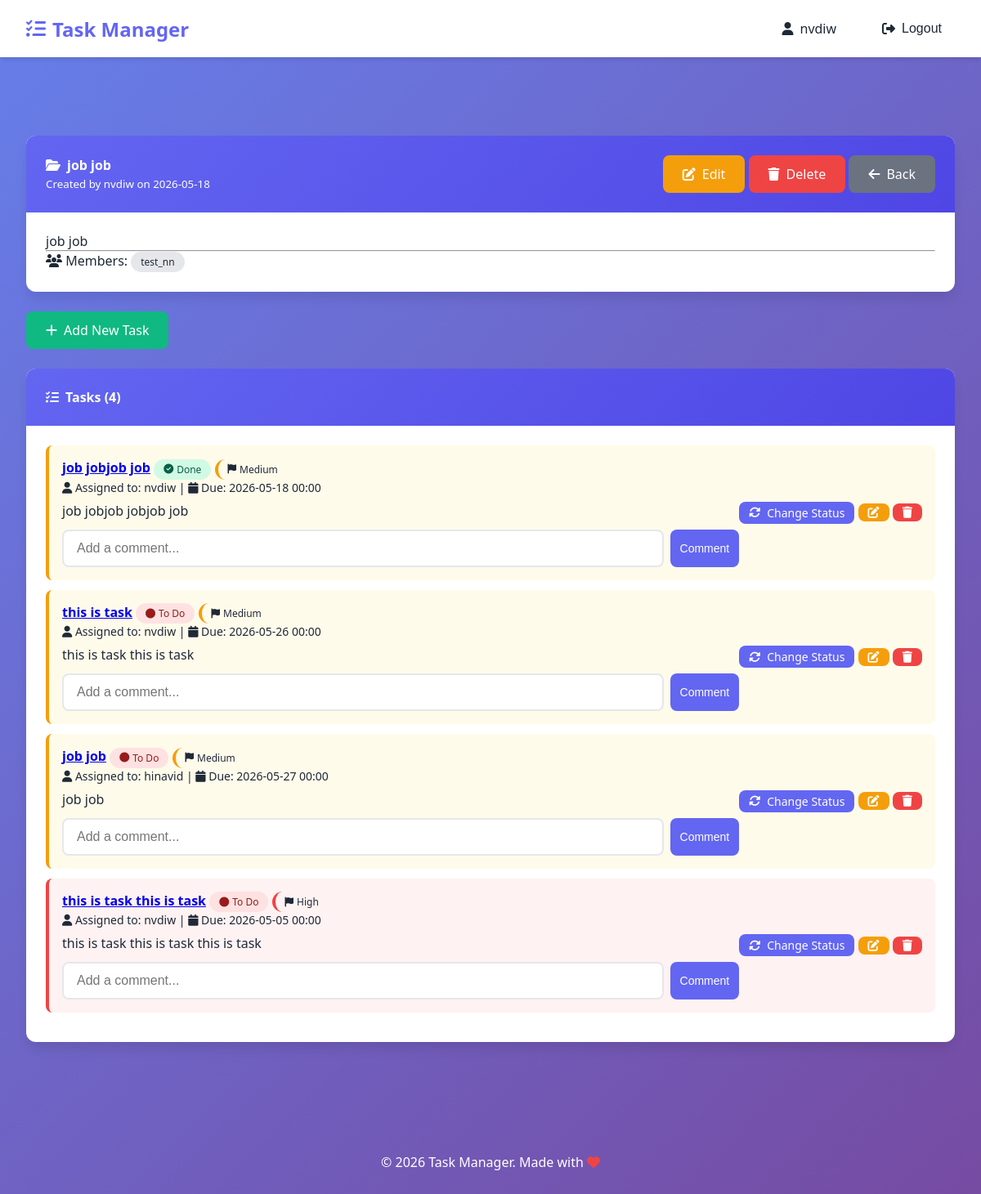
Page /projects/4/ (signed in) on the committed database.
### tasks/models.py (models this page shows, shortened)
class Project(models.Model):
    title = models.CharField(max_length=200, verbose_name="Project Title")
    description = models.TextField(verbose_name="Description", blank=True)
    created_by = models.ForeignKey(
        User,
        on_delete=models.CASCADE,
        related_name='projects_created',
        verbose_name="Created By"
    )
    members = models.ManyToManyField(
        User,
        related_name='projects',
        blank=True,
        verbose_name="Team Members"
    )
    created_at = models.DateTimeField(auto_now_add=True, verbose_name="Created At")
    updated_at = models.DateTimeField(auto_now=True, verbose_name="Last Updated")
    class Meta:
        verbose_name = "Project"
        verbose_name_plural = "Projects"
        ordering = ['-created_at']

class Task(models.Model):
    class Status(models.TextChoices):
        TODO = 'TODO', 'To Do'
        IN_PROGRESS = 'IN_PROGRESS', 'In Progress'
        DONE = 'DONE', 'Done'
    class Priority(models.TextChoices):
        LOW = 'LOW', 'Low'
        MEDIUM = 'MEDIUM', 'Medium'
        HIGH = 'HIGH', 'High'
        URGENT = 'URGENT', 'Urgent'
    title = models.CharField(max_length=200, verbose_name="Task Title")
    description = models.TextField(verbose_name="Description", blank=True)
    project = models.ForeignKey(
        Project,
        on_delete=models.CASCADE,
        related_name='tasks',
        verbose_name="Related Project"
    )
    assigned_to = models.ForeignKey(
        User,
        on_delete=models.SET_NULL,
        null=True,
        blank=True,
        related_name='assigned_tasks',
        verbose_name="Assigned To"
    )
    created_by = models.ForeignKey(
        User,
        on_delete=models.CASCADE,
        related_name='created_tasks',
        verbose_name="Created By"
    )
    status = models.CharField(
        max_length=20,
        choices=Status.choices,
        default=Status.TODO,
        verbose_name="Status"
    )
    priority = models.CharField(
        max_length=20,
        choices=Priority.choices,
        default=Priority.MEDIUM,
        verbose_name="Priority"
    )
    deadline = models.DateTimeField(
        null=True,
        blank=True,
        verbose_name="Deadline"
    )
    created_at = models.DateTimeField(auto_now_add=True, verbose_name="Created At")
    updated_at = models.DateTimeField(auto_now=True, verbose_name="Last Updated")
    class Meta:
        verbose_name = "Task"
        verbose_name_plural = "Tasks"
        ordering = ['-priority', 'deadline']

### tasks/views.py (the view)
# urls.py: path('projects/<int:pk>/', views.project_detail, name='project_detail'),
@login_required
def project_detail(request, pk):
    project = get_object_or_404(Project, pk=pk)
    if request.user not in project.members.all() and request.user != project.created_by:
        messages.error(request, 'You do not have access to this project.')
        return redirect('tasks:project_list')
    tasks = project.tasks.all()
    return render(request, 'tasks/project_detail.html', {
        'project': project,
        'tasks': tasks,
    })

### templates/tasks/project_detail.html (shortened to what this page needs)
{% extends 'base.html' %}
{% block content %}
<div class="card">
    <div class="card-header" style="display: flex; justify-content: space-between; align-items: center;">
        <div>
            <h4><i class="fas fa-folder-open"></i> {{ project.title }}</h4>
            <small>Created by {{ project.created_by.username }} on {{ project.created_at|date:"Y-m-d" }}</small>
        </div>
        <div>
            {% if user == project.created_by %}
                <a href="{% url 'tasks:project_edit' project.pk %}" class="btn btn-warning">
                    <i class="fas fa-edit"></i> Edit
                </a>
                <a href="{% url 'tasks:project_delete' project.pk %}" class="btn btn-danger" onclick="return confirm('Are you sure?')">
                    <i class="fas fa-trash"></i> Delete
                </a>
            {% endif %}
            <a href="{% url 'tasks:project_list' %}" class="btn btn-secondary">
                <i class="fas fa-arrow-left"></i> Back
            </a>
        </div>
    </div>
    <div class="card-body">
        <p>{{ project.description|default:"No description provided." }}</p>
        <hr>
        <div class="text-muted">
            <i class="fas fa-users"></i> Members:
            {% for member in project.members.all %}
                <span class="badge">{{ member.username }}</span>
            {% empty %}
                No members yet
            {% endfor %}
        </div>
    </div>
</div>
<div style="margin: 1.5rem 0;">
    <a href="{% url 'tasks:task_create' project.pk %}" class="btn btn-success">
        <i class="fas fa-plus"></i> Add New Task
    </a>
</div>
<div class="card">
    <div class="card-header">
        <h4><i class="fas fa-tasks"></i> Tasks ({{ tasks.count }})</h4>
    </div>
    <div class="card-body">
        {% if tasks %}
            {% for task in tasks %}
                <div class="task-item priority-{{ task.priority|lower }}">
                    <div style="flex: 1;">
                        <div>
                            <strong>
                                <a href="{% url 'tasks:task_edit' task.pk %}">{{ task.title }}</a>
                            </strong>
                            <span class="status-badge status-{{ task.status|lower }}">
                                <i class="fas fa-{% if task.status == 'TODO' %}circle{% elif task.status == 'IN_PROGRESS' %}spinner{% else %}check-circle{% endif %}"></i>
                                {{ task.get_status_display }}
                            </span>
                            <span class="badge priority-{{ task.priority|lower }}">
                                <i class="fas fa-flag"></i> {{ task.get_priority_display }}
                            </span>
                        </div>
                        <div class="text-muted" style="font-size: 0.875rem;">
                            <i class="fas fa-user"></i> Assigned to: {{ task.assigned_to.username|default:"Unassigned" }}
                            {% if task.deadline %}
                                | <i class="fas fa-calendar"></i> Due: {{ task.deadline|date:"Y-m-d H:i" }}
                            {% endif %}
                        </div>
                        {% if task.description %}
                            <div class="text-muted" style="margin-top: 0.5rem;">{{ task.description|truncatewords:15 }}</div>
                        {% endif %}
                        <div style="margin-top: 0.75rem;">
                            <form method="post" action="{% url 'tasks:comment_add' task.pk %}" style="margin-top: 0.5rem; display: flex; gap: 0.5rem;">
                                <input type="text" name="text" class="form-control" placeholder="Add a comment..." style="flex: 1;">
                                <button type="submit" class="btn btn-primary btn-sm">Comment</button>
                            </form>
                        </div>
                    </div>
                    <div>
                        <a href="{% url 'tasks:task_toggle_status' task.pk %}" class="btn btn-primary btn-sm">
                            <i class="fas fa-sync-alt"></i> Change Status
                        </a>
                        <a href="{% url 'tasks:task_edit' task.pk %}" class="btn btn-warning btn-sm">
                            <i class="fas fa-edit"></i>
                        </a>
                        <a href="{% url 'tasks:task_delete' task.pk %}" class="btn btn-danger btn-sm" onclick="return confirm('Delete this task?')">
                            <i class="fas fa-trash"></i>
                        </a>
                    </div>
                </div>
            {% endfor %}
        {% else %}
            <div class="text-center" style="padding: 2rem;">
                <i class="fas fa-check-circle" style="font-size: 3rem; color: var(--gray);"></i>
                <p>No tasks yet. Click "Add New Task" to get started!</p>
            </div>
        {% endif %}
    </div>
</div>
{% endblock %}

### templates/base.html (shortened to what this page needs)
<!DOCTYPE html>
<html lang="en">
<head>
    <link rel="stylesheet" href="https://cdnjs.cloudflare.com/ajax/libs/font-awesome/6.5.1/css/all.min.css">
    {% load static %}
    <link rel="stylesheet" href="{% static 'css/style.css' %}">
</head>
<body>
    <nav class="navbar">
        <div class="navbar-container">
            <a class="navbar-brand" href="/">
                <i class="fas fa-tasks"></i>
                Task Manager
            </a>
            <div class="navbar-menu">
                {% if user.is_authenticated %}
                    <a class="nav-link" href="{% url 'accounts:profile' user.id %}">
                        <i class="fas fa-user"></i>
                        {{ user.username }}
                    </a>
                    <form method="post" action="{% url 'accounts:logout' %}" style="display: inline;">
                        <button type="submit" class="nav-link btn-logout">
                            <i class="fas fa-sign-out-alt"></i>
                            Logout
                        </button>
                    </form>
                {% endif %}
            </div>
        </div>
    </nav>
    <div class="container">
    </div>
    <main class="container">
        {% block content %}
        {% endblock %}
    </main>
    <footer class="footer">
        <p>&copy; 2026 Task Manager. Made with <i class="fas fa-heart" style="color: #ef4444;"></i></p>
    </footer>
</body>
</html>

### static/css/style.css (style rules this page uses)
:root { --primary: #6366f1; --primary-dark: #4f46e5; --primary-light: #818cf8; --secondary: #10b981; --secondary-dark: #059669; --danger: #ef4444; --danger-dark: #dc2626; --warning: #f59e0b; --info: #3b82f6; --dark: #1f2937; --light: #f9fafb; --gray: #6b7280; --gray-light: #e5e7eb; --white: #ffffff; --shadow: 0 4px 6px -1px rgba(0, 0, 0, 0.1); --shadow-lg: 0 10px 15px -3px rgba(0, 0, 0, 0.1); --radius: 12px; --radius-sm: 8px; }
* { margin: 0; padding: 0; box-sizing: border-box; }
body { font-family: 'Segoe UI', Tahoma, Geneva, Verdana, sans-serif; background: linear-gradient(135deg, #667eea 0%, #764ba2 100%); min-height: 100vh; color: var(--dark); }
.navbar { background: var(--white); box-shadow: var(--shadow); padding: 1rem 2rem; position: sticky; top: 0; z-index: 1000; }
.navbar-container { max-width: 1280px; margin: 0 auto; display: flex; justify-content: space-between; align-items: center; flex-wrap: wrap; gap: 1rem; }
.navbar-brand { font-size: 1.5rem; font-weight: bold; color: var(--primary); text-decoration: none; display: flex; align-items: center; gap: 0.5rem; }
.navbar-menu { display: flex; gap: 1.5rem; align-items: center; flex-wrap: wrap; }
.nav-link { color: var(--dark); text-decoration: none; display: flex; align-items: center; gap: 0.5rem; padding: 0.5rem 1rem; border-radius: var(--radius-sm); transition: all 0.3s ease; }
.btn-logout { background: none; border: none; cursor: pointer; font-size: 1rem; }
.container { max-width: 1280px; margin: 0 auto; padding: 2rem; }
.card { background: var(--white); border-radius: var(--radius); box-shadow: var(--shadow-lg); overflow: hidden; margin-bottom: 1.5rem; }
.card-header { padding: 1.5rem; background: linear-gradient(135deg, var(--primary) 0%, var(--primary-dark) 100%); color: var(--white); }
.card-header h4 { margin: 0; display: flex; align-items: center; gap: 0.5rem; }
.card-body { padding: 1.5rem; }
.form-control { width: 100%; padding: 0.75rem 1rem; border: 2px solid var(--gray-light); border-radius: var(--radius-sm); font-size: 1rem; transition: all 0.3s ease; }
.btn { display: inline-flex; align-items: center; gap: 0.5rem; padding: 0.75rem 1.5rem; border: none; border-radius: var(--radius-sm); font-size: 1rem; font-weight: 500; cursor: pointer; transition: all 0.3s ease; text-decoration: none; }
.btn-primary { background: var(--primary); color: var(--white); }
.btn-success { background: var(--secondary); color: var(--white); }
.btn-danger { background: var(--danger); color: var(--white); }
.btn-secondary { background: var(--gray); color: var(--white); }
.btn-warning { background: var(--warning); color: var(--white); }
.footer { text-align: center; padding: 2rem; color: var(--white); margin-top: 3rem; }
.task-item { background: var(--light); border-radius: var(--radius-sm); padding: 1rem; margin-bottom: 0.75rem; display: flex; justify-content: space-between; align-items: center; flex-wrap: wrap; }
.priority-high { border-left: 4px solid var(--danger); }
.priority-medium { border-left: 4px solid var(--warning); }
.status-badge { display: inline-flex; align-items: center; gap: 0.25rem; padding: 0.25rem 0.75rem; border-radius: 9999px; font-size: 0.75rem; font-weight: 500; }
.status-todo { background: #fee2e2; color: #991b1b; }
.status-done { background: #d1fae5; color: #065f46; }
.badge { display: inline-flex; align-items: center; gap: 0.25rem; padding: 0.25rem 0.75rem; border-radius: 9999px; font-size: 0.75rem; font-weight: 500; background: var(--gray-light); color: var(--dark); }
.btn-sm { padding: 0.25rem 0.75rem; font-size: 0.875rem; }
.priority-high { border-left-color: var(--danger); background: #fef2f2; }
.priority-medium { border-left-color: var(--warning); background: #fffbeb; }

### rows in the picture
Project: title "job job", created_by.username "nvdiw", created_at "2026-05-18", description "job job", count "4"
Task: title "job jobjob job", status "Done", priority "Medium", assigned_to.username "nvdiw", deadline "2026-05-18 00:00", description "job jobjob jobjob job"
Task: title "this is task", status "To Do", priority "Medium", assigned_to.username "nvdiw", deadline "2026-05-26 00:00", description "this is task this is task"
Task: title "job job", status "To Do", priority "Medium", assigned_to.username "hinavid", deadline "2026-05-27 00:00", description "job job"
Task: title "this is task this is task", status "To Do", priority "High", assigned_to.username "nvdiw", deadline "2026-05-05 00:00", description "this is task this is task this is task"

### other values in the picture
{{ user.username }} "nvdiw"
{{ member.username }} "test_nn"
